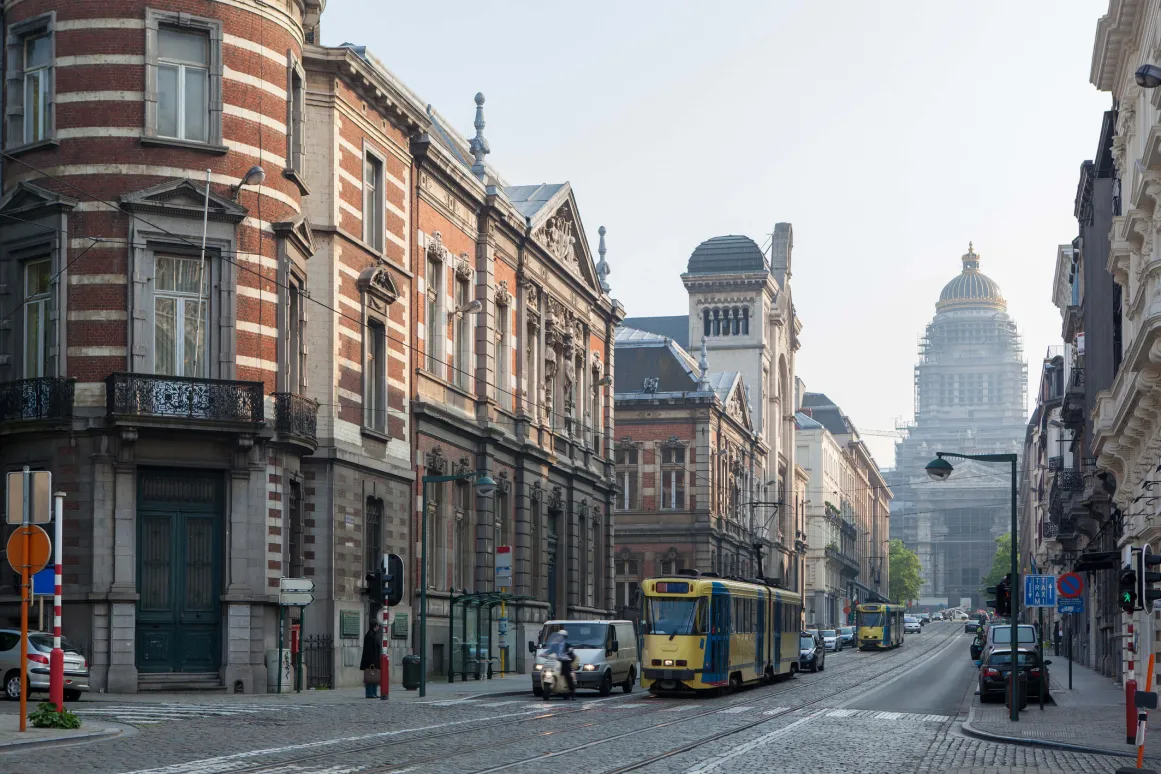
#> input picture gradio-4.44.1/gradio/_frontend_code/component-test/src/lib/images/base.webp, 1161 x 774 px
$ python -i image_tools.py   (imports and definitions only)
#> lines starting #> are read from the running program, lines starting #| are printed output that depends on the picture
#!/usr/bin/env python3
# -*- coding: utf-8 -*-
"""
图像工具模块
图像处理和编辑功能
创建时间: 2025-06-19
"""

import gradio as gr
import io
import time
from PIL import Image, ImageEnhance, ImageFilter, ImageOps
import numpy as np
from typing import Optional, Tuple

class ImageToolProcessor:
    """图像工具处理器"""

    def __init__(self):
        self.name = "图像工具"
        self.description = "图像处理和编辑功能"

    # [80 lines left out: functions compress_image, convert_format, not called in this run]

    def enhance_image(self, image: Image.Image, brightness: float = 1.0,
                     contrast: float = 1.0, saturation: float = 1.0,
                     sharpness: float = 1.0) -> Tuple[Image.Image, str]:
        """图像增强"""
        if image is None:
            return None, "❌ 请上传图片"

        try:
            enhanced_image = image.copy()

            # 亮度调整
            if brightness != 1.0:
                enhancer = ImageEnhance.Brightness(enhanced_image)
                enhanced_image = enhancer.enhance(brightness)

            # 对比度调整
            if contrast != 1.0:
                enhancer = ImageEnhance.Contrast(enhanced_image)
                enhanced_image = enhancer.enhance(contrast)

            # 饱和度调整
            if saturation != 1.0:
                enhancer = ImageEnhance.Color(enhanced_image)
                enhanced_image = enhancer.enhance(saturation)

            # 锐度调整
            if sharpness != 1.0:
                enhancer = ImageEnhance.Sharpness(enhanced_image)
                enhanced_image = enhancer.enhance(sharpness)

            status = f"""✅ 图像增强完成！

**调整参数：**
• 亮度：{brightness:.1f}
• 对比度：{contrast:.1f}
• 饱和度：{saturation:.1f}
• 锐度：{sharpness:.1f}"""

            return enhanced_image, status

        except Exception as e:
            return None, f"❌ 增强失败: {str(e)}"

    # [331 lines left out: functions apply_filter, resize_image, create_image_tools_interface, not called in this run]

# 导出接口
__all__ = ["ImageToolProcessor", "create_image_tools_interface"]

>>> import cv2
>>> picture = cv2.imread('../gradio-4.44.1/gradio/_frontend_code/component-test/src/lib/images/base.webp', cv2.IMREAD_GRAYSCALE)
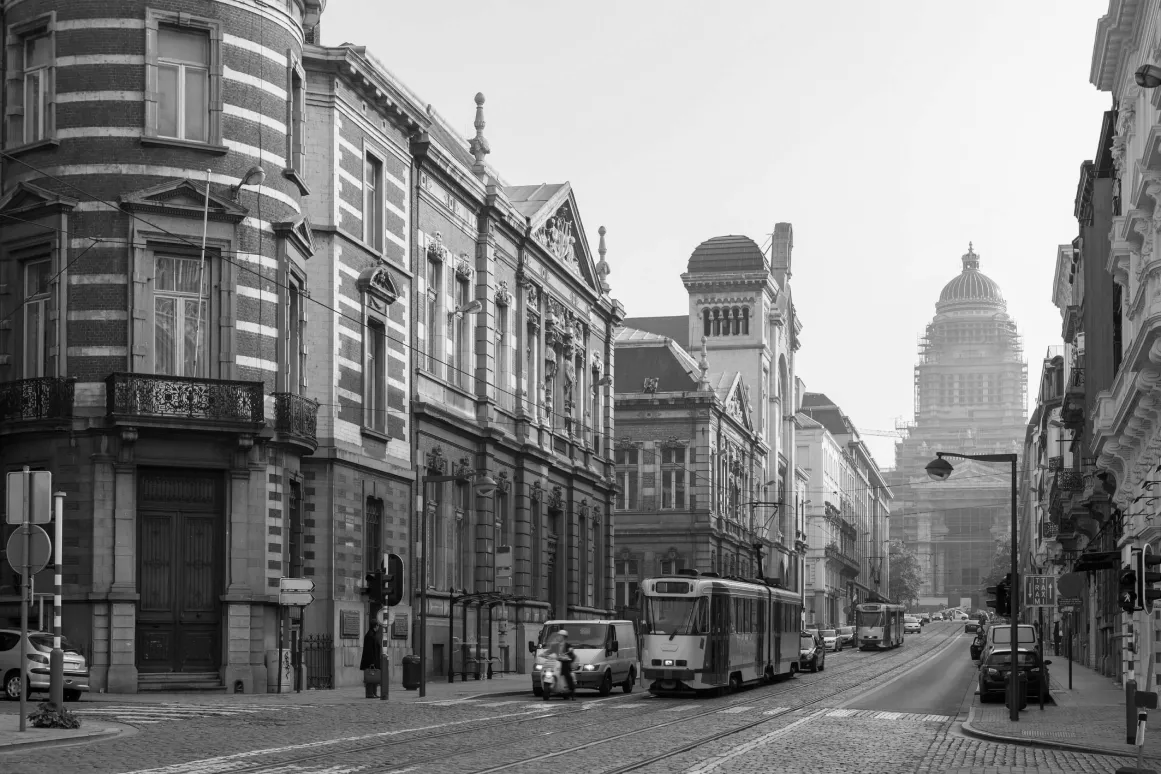
#> picture: shape (774, 1161); min 0, max 255, mean 128.8
>>> result = ImageToolProcessor().enhance_image(picture)
